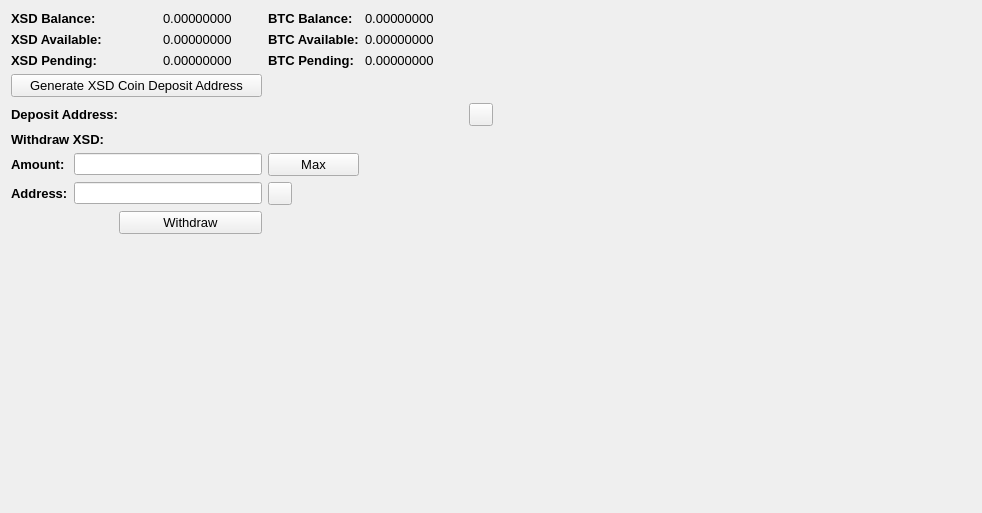
     <widget class="QWidget" name="BalanceTab">
      <attribute name="title">
       <string>Balance</string>
      </attribute>
      <layout class="QGridLayout" name="gridLayout_2">
       <item row="0" column="0" colspan="2">
        <widget class="QLabel" name="label_11">
         <property name="font">
          <font>
           <pointsize>10</pointsize>
           <weight>75</weight>
           <bold>true</bold>
          </font>
         </property>
         <property name="text">
          <string>XSD Balance:</string>
         </property>
        </widget>
       </item>
       <item row="0" column="3">
        <widget class="QLabel" name="XSDBalanceLabel">
         <property name="font">
          <font>
           <pointsize>10</pointsize>
          </font>
         </property>
         <property name="text">
          <string>0.00000000</string>
         </property>
         <property name="textInteractionFlags">
          <set>Qt::LinksAccessibleByMouse|Qt::TextSelectableByMouse</set>
         </property>
        </widget>
       </item>
       <item row="0" column="4">
        <widget class="QLabel" name="label_12">
         <property name="font">
          <font>
           <pointsize>10</pointsize>
           <weight>75</weight>
           <bold>true</bold>
          </font>
         </property>
         <property name="text">
          <string>BTC Balance:</string>
         </property>
        </widget>
       </item>
       <item row="0" column="5">
        <widget class="QLabel" name="BitcoinBalanceLabel">
         <property name="font">
          <font>
           <pointsize>10</pointsize>
          </font>
         </property>
         <property name="text">
          <string>0.00000000</string>
         </property>
         <property name="textInteractionFlags">
          <set>Qt::LinksAccessibleByMouse|Qt::TextSelectableByMouse</set>
         </property>
        </widget>
       </item>
       <item row="0" column="7" rowspan="10">
        <spacer name="horizontalSpacer_4">
         <property name="orientation">
          <enum>Qt::Horizontal</enum>
         </property>
         <property name="sizeHint" stdset="0">
          <size>
           <width>478</width>
           <height>488</height>
          </size>
         </property>
        </spacer>
       </item>
       <item row="1" column="0" colspan="2">
        <widget class="QLabel" name="label_13">
         <property name="font">
          <font>
           <pointsize>10</pointsize>
           <weight>75</weight>
           <bold>true</bold>
          </font>
         </property>
         <property name="text">
          <string>XSD Available:</string>
         </property>
        </widget>
       </item>
       <item row="1" column="3">
        <widget class="QLabel" name="XSDAvailableLabel_2">
         <property name="font">
          <font>
           <pointsize>10</pointsize>
          </font>
         </property>
         <property name="text">
          <string>0.00000000</string>
         </property>
         <property name="textInteractionFlags">
          <set>Qt::LinksAccessibleByMouse|Qt::TextSelectableByMouse</set>
         </property>
        </widget>
       </item>
       <item row="1" column="4">
        <widget class="QLabel" name="label_15">
         <property name="font">
          <font>
           <pointsize>10</pointsize>
           <weight>75</weight>
           <bold>true</bold>
          </font>
         </property>
         <property name="text">
          <string>BTC Available:</string>
         </property>
        </widget>
       </item>
       <item row="1" column="5">
        <widget class="QLabel" name="BitcoinAvailableLabel">
         <property name="font">
          <font>
           <pointsize>10</pointsize>
          </font>
         </property>
         <property name="text">
          <string>0.00000000</string>
         </property>
         <property name="textInteractionFlags">
          <set>Qt::LinksAccessibleByMouse|Qt::TextSelectableByMouse</set>
         </property>
        </widget>
       </item>
       <item row="2" column="0" colspan="2">
        <widget class="QLabel" name="label_14">
         <property name="font">
          <font>
           <pointsize>10</pointsize>
           <weight>75</weight>
           <bold>true</bold>
          </font>
         </property>
         <property name="text">
          <string>XSD Pending:</string>
         </property>
        </widget>
       </item>
       <item row="2" column="3">
        <widget class="QLabel" name="XSDPendingLabel">
         <property name="font">
          <font>
           <pointsize>10</pointsize>
          </font>
         </property>
         <property name="text">
          <string>0.00000000</string>
         </property>
         <property name="textInteractionFlags">
          <set>Qt::LinksAccessibleByMouse|Qt::TextSelectableByMouse</set>
         </property>
        </widget>
       </item>
       <item row="2" column="4">
        <widget class="QLabel" name="label_31">
         <property name="font">
          <font>
           <pointsize>10</pointsize>
           <weight>75</weight>
           <bold>true</bold>
          </font>
         </property>
         <property name="text">
          <string>BTC Pending:</string>
         </property>
        </widget>
       </item>
       <item row="2" column="5">
        <widget class="QLabel" name="BitcoinPendingLabel">
         <property name="font">
          <font>
           <pointsize>10</pointsize>
          </font>
         </property>
         <property name="text">
          <string>0.00000000</string>
         </property>
         <property name="textInteractionFlags">
          <set>Qt::LinksAccessibleByMouse|Qt::TextSelectableByMouse</set>
         </property>
        </widget>
       </item>
       <item row="3" column="0" colspan="4">
        <widget class="QPushButton" name="GenDepositBTN">
         <property name="font">
          <font>
           <pointsize>10</pointsize>
          </font>
         </property>
         <property name="text">
          <string>Generate XSD Coin Deposit Address</string>
         </property>
        </widget>
       </item>
       <item row="4" column="0" colspan="3">
        <widget class="QLabel" name="label_33">
         <property name="font">
          <font>
           <pointsize>10</pointsize>
           <weight>75</weight>
           <bold>true</bold>
          </font>
         </property>
         <property name="text">
          <string>Deposit Address:</string>
         </property>
        </widget>
       </item>
       <item row="4" column="3" colspan="3">
        <widget class="QLabel" name="DepositAddressLabel">
         <property name="minimumSize">
          <size>
           <width>300</width>
           <height>0</height>
          </size>
         </property>
         <property name="palette">
          <palette>
           <active>
            <colorrole role="WindowText">
             <brush brushstyle="SolidPattern">
              <color alpha="255">
               <red>0</red>
               <green>0</green>
               <blue>0</blue>
              </color>
             </brush>
            </colorrole>
            <colorrole role="Text">
             <brush brushstyle="SolidPattern">
              <color alpha="255">
               <red>0</red>
               <green>0</green>
               <blue>255</blue>
              </color>
             </brush>
            </colorrole>
           </active>
           <inactive>
            <colorrole role="WindowText">
             <brush brushstyle="SolidPattern">
              <color alpha="255">
               <red>0</red>
               <green>0</green>
               <blue>0</blue>
              </color>
             </brush>
            </colorrole>
            <colorrole role="Text">
             <brush brushstyle="SolidPattern">
              <color alpha="255">
               <red>0</red>
               <green>0</green>
               <blue>255</blue>
              </color>
             </brush>
            </colorrole>
           </inactive>
           <disabled>
            <colorrole role="WindowText">
             <brush brushstyle="SolidPattern">
              <color alpha="255">
               <red>120</red>
               <green>120</green>
               <blue>120</blue>
              </color>
             </brush>
            </colorrole>
            <colorrole role="Text">
             <brush brushstyle="SolidPattern">
              <color alpha="255">
               <red>120</red>
               <green>120</green>
               <blue>120</blue>
              </color>
             </brush>
            </colorrole>
           </disabled>
          </palette>
         </property>
         <property name="font">
          <font>
           <pointsize>10</pointsize>
           <weight>75</weight>
           <bold>true</bold>
          </font>
         </property>
         <property name="text">
          <string/>
         </property>
         <property name="alignment">
          <set>Qt::AlignRight|Qt::AlignTrailing|Qt::AlignVCenter</set>
         </property>
         <property name="textInteractionFlags">
          <set>Qt::LinksAccessibleByMouse|Qt::TextSelectableByKeyboard|Qt::TextSelectableByMouse</set>
         </property>
        </widget>
       </item>
       <item row="4" column="6">
        <widget class="QToolButton" name="DepositCopyButton">
         <property name="toolTip">
          <string>Copy to clipboard</string>
         </property>
         <property name="text">
          <string/>
         </property>
         <property name="icon">
          <iconset resource="../bitcoin.qrc">
           <normaloff>:/icons/editcopy</normaloff>:/icons/editcopy</iconset>
         </property>
         <property name="shortcut">
          <string>Alt+P</string>
         </property>
        </widget>
       </item>
       <item row="5" column="0" colspan="2">
        <widget class="QLabel" name="label_34">
         <property name="font">
          <font>
           <pointsize>10</pointsize>
           <weight>75</weight>
           <bold>true</bold>
          </font>
         </property>
         <property name="text">
          <string>Withdraw XSD:</string>
         </property>
        </widget>
       </item>
       <item row="6" column="0">
        <widget class="QLabel" name="label_26">
         <property name="font">
          <font>
           <pointsize>10</pointsize>
           <weight>75</weight>
           <bold>true</bold>
          </font>
         </property>
         <property name="text">
          <string>Amount:</string>
         </property>
        </widget>
       </item>
       <item row="6" column="1" colspan="3">
        <widget class="QLineEdit" name="WithdrawUnitsInput">
         <property name="font">
          <font>
           <pointsize>9</pointsize>
           <weight>75</weight>
           <bold>true</bold>
          </font>
         </property>
         <property name="text">
          <string/>
         </property>
        </widget>
       </item>
       <item row="6" column="4">
        <widget class="QPushButton" name="Withdraw_Max_Amount">
         <property name="font">
          <font>
           <pointsize>10</pointsize>
          </font>
         </property>
         <property name="text">
          <string>Max</string>
         </property>
        </widget>
       </item>
       <item row="7" column="0">
        <widget class="QLabel" name="label_10">
         <property name="font">
          <font>
           <pointsize>10</pointsize>
           <weight>75</weight>
           <bold>true</bold>
          </font>
         </property>
         <property name="text">
          <string>Address:</string>
         </property>
        </widget>
       </item>
       <item row="7" column="1" colspan="3">
        <widget class="QLineEdit" name="WithdrawAddress">
         <property name="font">
          <font>
           <pointsize>9</pointsize>
           <weight>75</weight>
           <bold>true</bold>
          </font>
         </property>
        </widget>
       </item>
       <item row="7" column="4">
        <widget class="QToolButton" name="WithdrawPasteButton">
         <property name="toolTip">
          <string>Paste from clipboard</string>
         </property>
         <property name="text">
          <string/>
         </property>
         <property name="icon">
          <iconset resource="../bitcoin.qrc">
           <normaloff>:/icons/editpaste</normaloff>:/icons/editpaste</iconset>
         </property>
         <property name="shortcut">
          <string>Alt+P</string>
         </property>
        </widget>
       </item>
       <item row="8" column="2" colspan="2">
        <widget class="QPushButton" name="WithdrawUnitsBtn">
         <property name="font">
          <font>
           <pointsize>10</pointsize>
          </font>
         </property>
         <property name="text">
          <string>Withdraw</string>
         </property>
        </widget>
       </item>
       <item row="9" column="0" colspan="6">
        <spacer name="verticalSpacer">
         <property name="orientation">
          <enum>Qt::Vertical</enum>
         </property>
         <property name="sizeHint" stdset="0">
          <size>
           <width>428</width>
           <height>262</height>
          </size>
         </property>
        </spacer>
       </item>
      </layout>
      <zorder>label_31</zorder>
      <zorder>label_15</zorder>
      <zorder>label_12</zorder>
      <zorder>label_14</zorder>
      <zorder>label_13</zorder>
      <zorder>label_11</zorder>
      <zorder>BitcoinBalanceLabel</zorder>
      <zorder>XSDBalanceLabel</zorder>
      <zorder>XSDAvailableLabel_2</zorder>
      <zorder>XSDPendingLabel</zorder>
      <zorder>BitcoinAvailableLabel</zorder>
      <zorder>BitcoinPendingLabel</zorder>
      <zorder>label_33</zorder>
      <zorder>GenDepositBTN</zorder>
      <zorder>DepositAddressLabel</zorder>
      <zorder>Withdraw_Max_Amount</zorder>
      <zorder>label_34</zorder>
      <zorder>WithdrawUnitsInput</zorder>
      <zorder>label_10</zorder>
      <zorder>label_26</zorder>
      <zorder>WithdrawAddress</zorder>
      <zorder>WithdrawUnitsBtn</zorder>
      <zorder>horizontalSpacer_4</zorder>
      <zorder>verticalSpacer</zorder>
      <zorder>WithdrawPasteButton</zorder>
      <zorder>DepositCopyButton</zorder>
     </widget>
